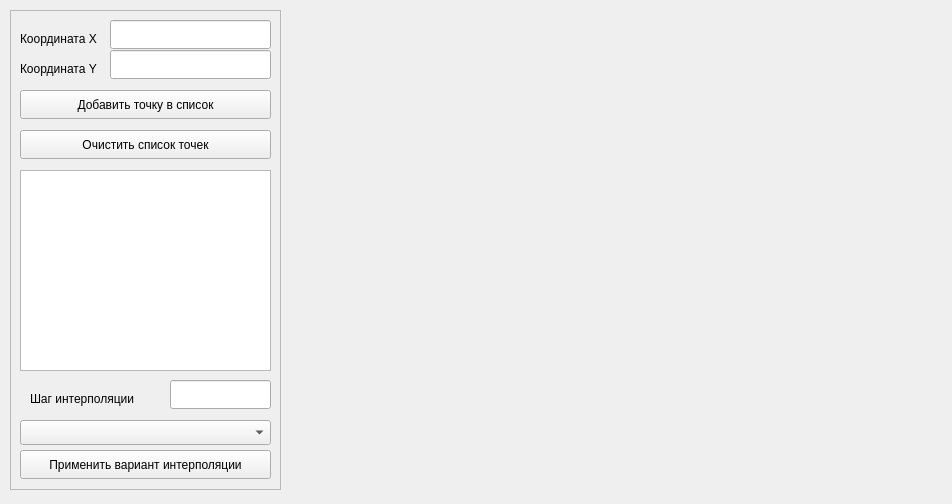
<?xml version="1.0" encoding="UTF-8"?>
<ui version="4.0">
 <class>CMainWindow</class>
 <widget class="QMainWindow" name="CMainWindow">
  <property name="geometry">
   <rect>
    <x>0</x>
    <y>0</y>
    <width>952</width>
    <height>504</height>
   </rect>
  </property>
  <property name="minimumSize">
   <size>
    <width>952</width>
    <height>504</height>
   </size>
  </property>
  <property name="maximumSize">
   <size>
    <width>952</width>
    <height>504</height>
   </size>
  </property>
  <property name="windowTitle">
   <string>CMainWindow</string>
  </property>
  <widget class="QWidget" name="centralWidget">
   <widget class="QFrame" name="frame">
    <property name="geometry">
     <rect>
      <x>10</x>
      <y>10</y>
      <width>271</width>
      <height>480</height>
     </rect>
    </property>
    <property name="frameShape">
     <enum>QFrame::StyledPanel</enum>
    </property>
    <property name="frameShadow">
     <enum>QFrame::Raised</enum>
    </property>
    <widget class="QLabel" name="label">
     <property name="geometry">
      <rect>
       <x>10</x>
       <y>20</y>
       <width>81</width>
       <height>17</height>
      </rect>
     </property>
     <property name="text">
      <string>Координата X</string>
     </property>
    </widget>
    <widget class="QLineEdit" name="qlineEdit_X">
     <property name="geometry">
      <rect>
       <x>100</x>
       <y>10</y>
       <width>161</width>
       <height>29</height>
      </rect>
     </property>
    </widget>
    <widget class="QLineEdit" name="qlineEdit_Y">
     <property name="geometry">
      <rect>
       <x>100</x>
       <y>40</y>
       <width>161</width>
       <height>29</height>
      </rect>
     </property>
    </widget>
    <widget class="QLabel" name="label_2">
     <property name="geometry">
      <rect>
       <x>10</x>
       <y>50</y>
       <width>81</width>
       <height>17</height>
      </rect>
     </property>
     <property name="text">
      <string>Координата Y</string>
     </property>
    </widget>
    <widget class="QPushButton" name="qPushButton_AddPoint">
     <property name="geometry">
      <rect>
       <x>10</x>
       <y>80</y>
       <width>251</width>
       <height>29</height>
      </rect>
     </property>
     <property name="text">
      <string>Добавить точку в список</string>
     </property>
    </widget>
    <widget class="QPushButton" name="qPushButton_ClearPointList">
     <property name="geometry">
      <rect>
       <x>10</x>
       <y>120</y>
       <width>251</width>
       <height>29</height>
      </rect>
     </property>
     <property name="text">
      <string>Очистить список точек</string>
     </property>
    </widget>
    <widget class="QComboBox" name="qComboBox_Interpolation">
     <property name="geometry">
      <rect>
       <x>10</x>
       <y>410</y>
       <width>251</width>
       <height>25</height>
      </rect>
     </property>
    </widget>
    <widget class="QPushButton" name="qPushButton_ApplyInterpolation">
     <property name="geometry">
      <rect>
       <x>10</x>
       <y>440</y>
       <width>251</width>
       <height>29</height>
      </rect>
     </property>
     <property name="text">
      <string>Применить вариант интерполяции</string>
     </property>
    </widget>
    <widget class="QListWidget" name="qListWidget_Points">
     <property name="geometry">
      <rect>
       <x>10</x>
       <y>160</y>
       <width>251</width>
       <height>201</height>
      </rect>
     </property>
    </widget>
    <widget class="QLineEdit" name="qlineEdit_Step">
     <property name="geometry">
      <rect>
       <x>160</x>
       <y>370</y>
       <width>101</width>
       <height>29</height>
      </rect>
     </property>
    </widget>
    <widget class="QLabel" name="label_3">
     <property name="geometry">
      <rect>
       <x>20</x>
       <y>380</y>
       <width>131</width>
       <height>17</height>
      </rect>
     </property>
     <property name="text">
      <string>Шаг интерполяции</string>
     </property>
    </widget>
   </widget>
   <widget class="QLabel" name="qLabel_Map">
    <property name="geometry">
     <rect>
      <x>290</x>
      <y>10</y>
      <width>650</width>
      <height>490</height>
     </rect>
    </property>
    <property name="minimumSize">
     <size>
      <width>650</width>
      <height>490</height>
     </size>
    </property>
    <property name="maximumSize">
     <size>
      <width>650</width>
      <height>490</height>
     </size>
    </property>
    <property name="text">
     <string/>
    </property>
   </widget>
  </widget>
 </widget>
 <layoutdefault spacing="6" margin="11"/>
 <resources/>
 <connections/>
</ui>
